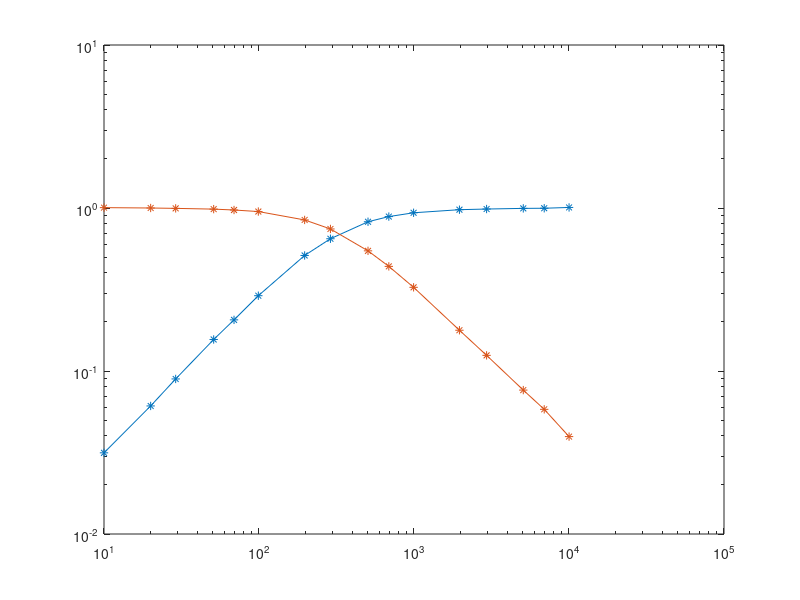

This chart was generated by the following MATLAB code: (Note: this script raises an error after producing the figure.)
% Measurements
f = [10;20;29;51;69;99;197;289;
        505;688;994;1964;2940;5070;6920;10010];
Vin = [5.75;5.75;5.75;5.74;5.73;5.73;5.67;5.62;
        5.55;5.52;5.52;5.51;5.54;5.67;5.86;6.34];
Vr = [0.181;0.351;0.514;0.896;1.18;1.66;2.90;3.64;
        4.57;4.89;5.16;5.38;5.46;5.64;5.84;6.39];
Vc = [5.78;5.75;5.72;5.65;5.57;5.45;4.79;4.18;
        3.03;2.42;1.80;0.980;0.691;0.433;0.341;0.251];

loglog(f,Vin,f,Vr,'-*',f,Vc,'-*');

% Gain for high-pass and low-pass filters
Gph = Vr ./ Vin;
Gpb = Vc ./ Vin;

loglog(f,Gph,'-*',f,Gpb,'-*');

% Point subsets for the linear approximation
left = [1 2 3 4 5];
right = [12 13 14 15 16];

% Abscissae for displaying the lines
log_f = linspace(log(f(1)), log(f(16)));
reg_f = exp(log_f);
% Ordinates for displaying the cutoff frequency
vertical = exp(linspace(-3,0));

% Calculating the linear approximations for high-pass
phleft = approx_lin1(log(f(left)), log(Gph(left)));
phleftline = exp(phleft(1) * log_f + phleft(2));
phright = approx_lin1(log(f(right)), log(Gph(right)));
phrightline = exp(phright(1) * log_f + phright(2));
% Cutoff frequency: intersection of the lines
fc_ph = exp(-(phright(2)-phleft(2))/(phright(1)-phleft(1)))

loglog(f,Gph,'o', exp(log_f), phleftline, exp(log_f), phrightline,
        ones(size(vertical))*fc_ph, vertical, '--');

% Calculating the linear approximations for low-pass
pbleft = approx_lin1(log(f(left)), log(Gpb(left)));
pbleftline = exp(pbleft(1) * log_f + pbleft(2));
pbright = approx_lin1(log(f(right)), log(Gpb(right)));
pbrightline = exp(pbright(1) * log_f + pbright(2));
% Cutoff frequency: intersection of the lines
fc_pb = exp(-(pbright(2)-pbleft(2))/(pbright(1)-pbleft(1)))

loglog(f,Gpb,'o', reg_f, pbleftline, reg_f, pbrightline,
        ones(size(vertical))*fc_pb, vertical, '--');

% Displaying the theoretical functions based on the cutoff frequency
ones_f = ones(size(reg_f));
phreal = 1 ./ sqrt(1 + (fc_ph./reg_f).^2);
pbreal = 1 ./ sqrt(1 + (reg_f./fc_pb).^2);

loglog(f,Gph,'o',f,Gpb,'o', reg_f, phreal, reg_f, pbreal);
